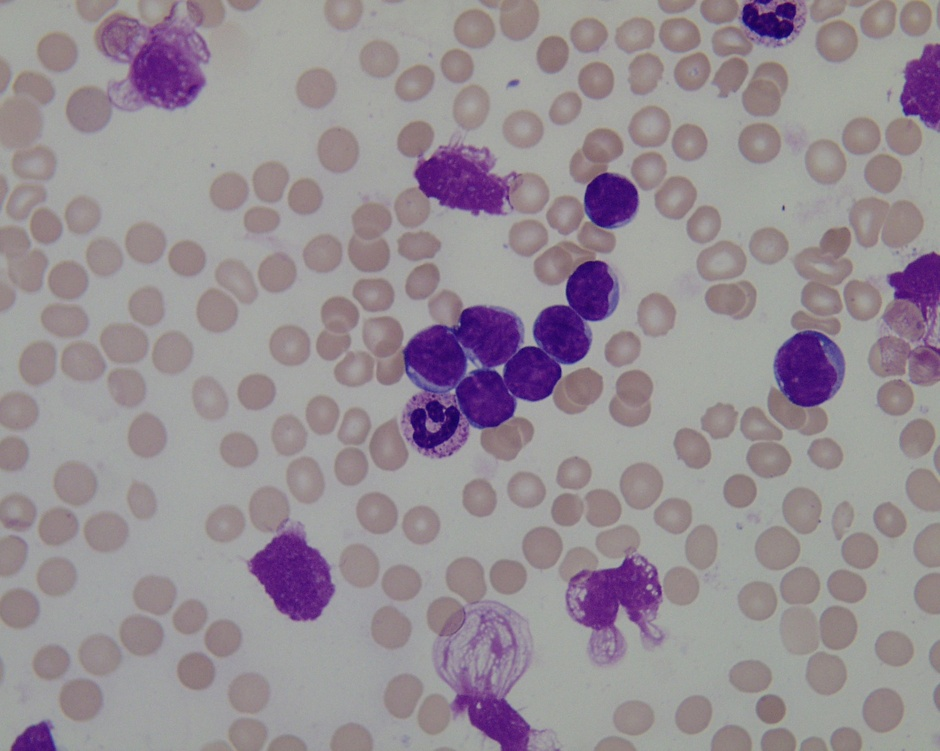
#> input picture img/cancer.jpg, 940 x 751 px, shrunk from 1712 x 1368 before the run
$ python main.py
#> lines starting #> are read from the running program, lines starting #| are printed output that depends on the picture; after the words box and inside, x2 and y2 are one past the last pixel; in counts of white or black regions, pixels touching at a corner belong together
### pre.py
import cv2
import numpy as np
import matplotlib.pyplot as plt

#Input image path here
image_paths = 'img/cancer.jpg'

def load_image_and_convert_grayscale():
    img = cv2.imread(image_paths)
    gray = cv2.cvtColor(img, cv2.COLOR_BGR2GRAY)
    image_array = np.array(gray)

    return image_array

def create_histogram(image_array: np.array) -> np.array:
    h, w = image_array.shape
    histogram = np.zeros(256)

    for pixel in image_array.flatten():
        histogram[pixel] += 1

    return histogram


# [3 lines that do not run on import are left out]
    #plot_histogram(histogram)

### get_umb.py
import numpy as np
import matplotlib.pyplot as plt
from process import *

def show(hst, new):
    plt.bar(np.arange(256), hst, color='gray')
    plt.axvline(new, color='red', linestyle='--', linewidth=2, label=f'Umbral previo: {new:.2f}')
    plt.show()


def divide(gscimage, histogram, delta, limit = 50):
    threshold = np.mean(gscimage)
    count = 0
    while True:
        front = np.where(gscimage > threshold, gscimage, 0)
        back = np.where(gscimage <= threshold, gscimage, 0)
        meanF = np.mean(front[front>0])
        meanB = np.mean(back[back>0])
        newThreshold = (meanF + meanB) / 2

        change_and_save(gscimage, newThreshold)
        show(histogram, newThreshold)
        if abs(newThreshold - threshold) < delta or count >= limit:
            return newThreshold
        threshold = newThreshold
        count += 1


### process.py
import numpy as np
from PIL import Image

def change_and_save(gscimage, threshold, cond = 0):
    image = np.where(gscimage > threshold, 255, 0).astype(np.uint8)
    image = Image.fromarray(image)
    if cond == 1:
        image.save('output.png')
    image.show()


### main.py
from pre import *
from get_umb import *
from process import *

def main():
    #To change image path, refer to pre.py file
    image_array = load_image_and_convert_grayscale()
#> in load_image_and_convert_grayscale, img is the input picture: shape (751, 940, 3); mean B, G, R 148.5, 141.6, 150.4
#> in load_image_and_convert_grayscale, `gray = cv2.cvtColor(img, cv2.COLOR_BGR2GRAY)`:
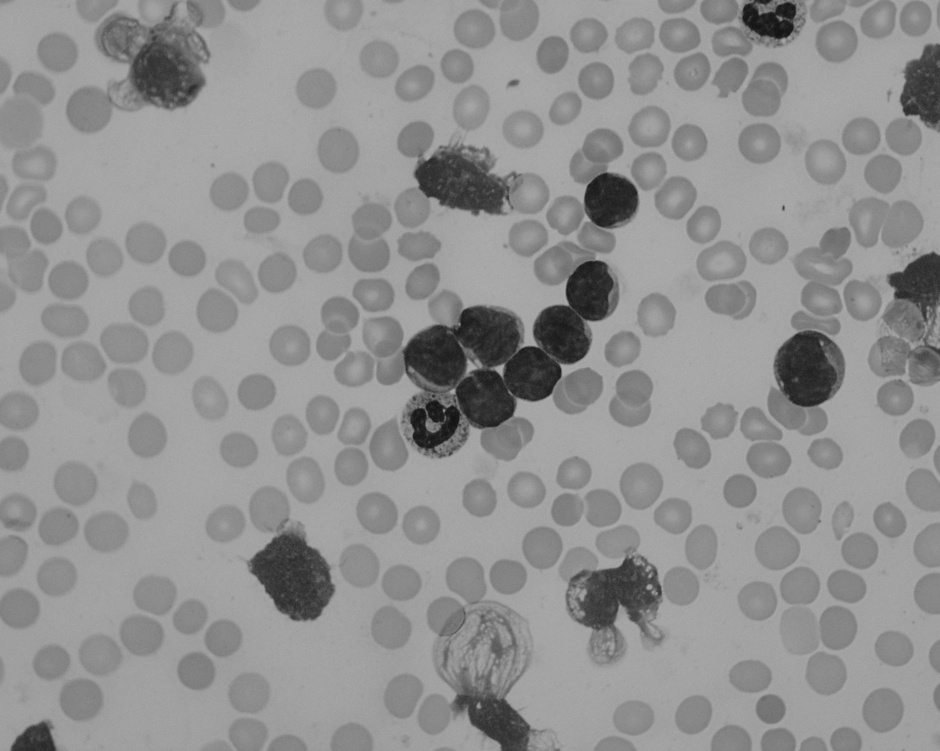
#> gray: shape (751, 940); min 15, max 175, mean 145
    histogram = create_histogram(image_array)
#> the loop in create_histogram, `for pixel in image_array.flatten():` made 705940 passes
#> pixel on passes 1 to 3: 132, 133, 131
#> after the loop in create_histogram, `for pixel in image_array.flatten():`: histogram = 256 values, max 49345 at index 164, min 0 at index 0, mean 2757.6
    umbral = divide(image_array, histogram, 1)
#> in divide, `threshold = np.mean(gscimage)`: threshold = 145
#> the loop in divide, `while True:` made 9 passes
#> (meanF, meanB, newThreshold, threshold) on passes 1 to 8: (161.4, 120.3, 140.8, 140.8), (159.5, 115.9, 137.7, 137.7), (157.9, 110.9, 134.4, 134.4), (156.2, 104.2, 130.2, 130.2), (154.5, 92.91, 123.7, 123.7), (153, 75.73, 114.4, 114.4), (152.3, 65.21, 108.8, 108.8), (152, 61.81, 106.9, 106.9)
#> (meanF, meanB, newThreshold) on pass 9: (152, 60.88, 106.4)
#> pass 1, in divide, `front = np.where(gscimage > threshold, gscimage, 0)`:
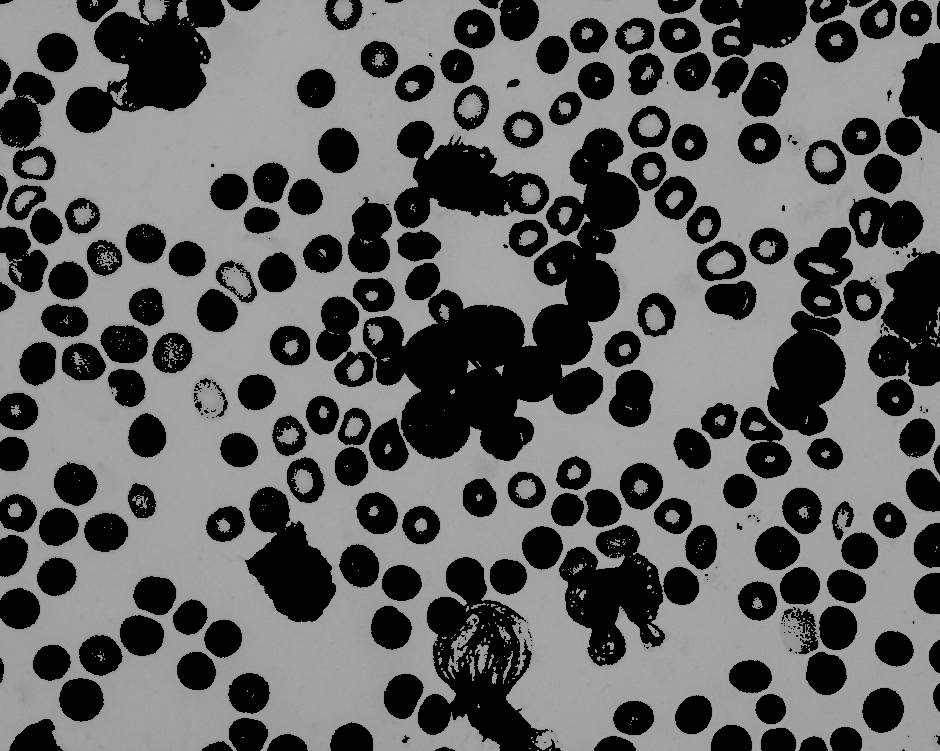
#> front: shape (751, 940); min 0, max 175, mean 97.1
#> pass 1, in divide, `back = np.where(gscimage <= threshold, gscimage, 0)`:
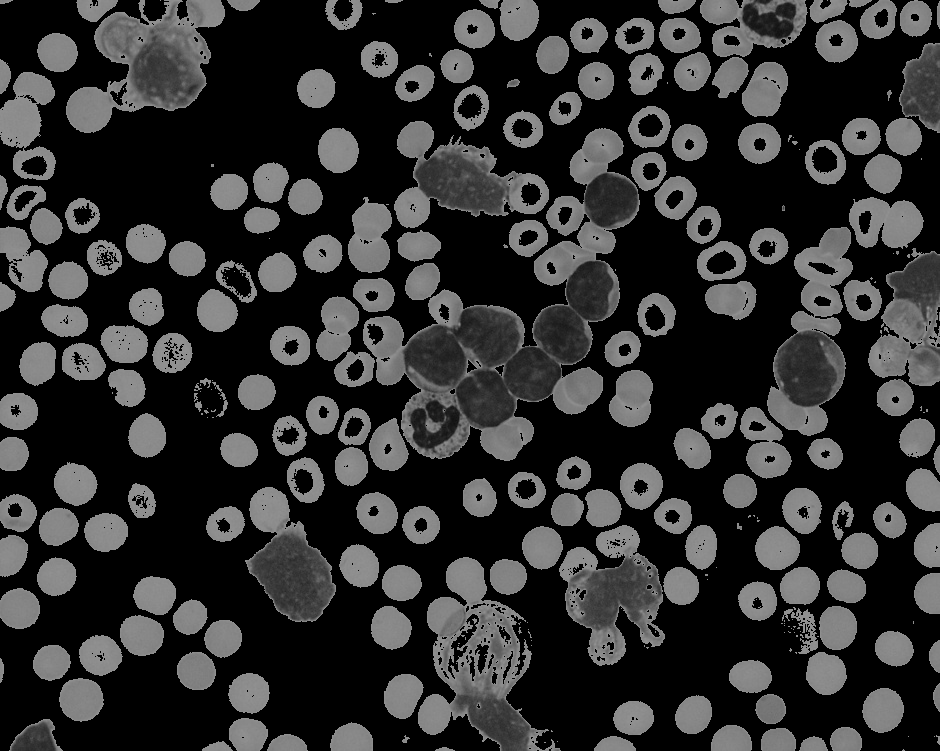
#> back: shape (751, 940); min 0, max 145, mean 47.9
#> pass 1, in change_and_save, `image = np.where(gscimage > threshold, 255, 0).astype(np.uint8)`:
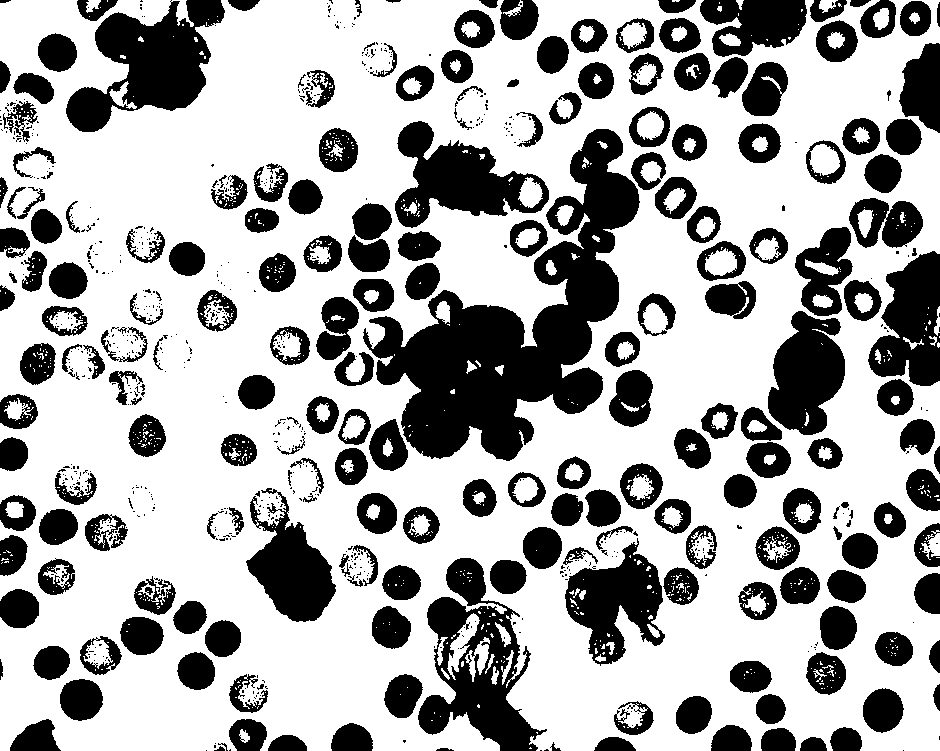
#> image: shape (751, 940); 66.8% white; 787 black regions (566 under 20 px), largest, box (x1, y1, x2, y2) and area: (363, 129, 640, 461) 33802, (418, 558, 547, 751) 10615, (66, 0, 225, 132) 10472
#> pass 1, in show, `plt.show()`:
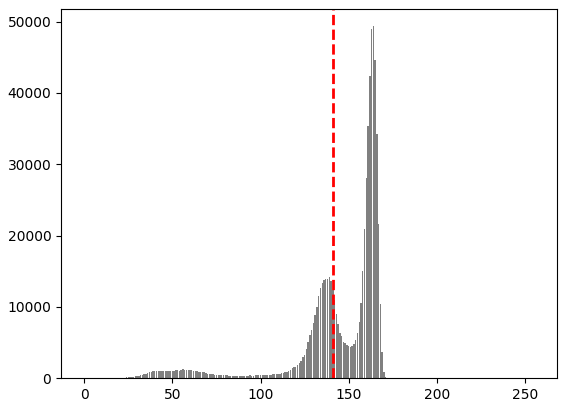
#> figure drawn by matplotlib, 1 panel; tallest bar 49345 high, from x = 163.6 to 164.4
#> pass 2, in divide, `front = np.where(gscimage > threshold, gscimage, 0)`:
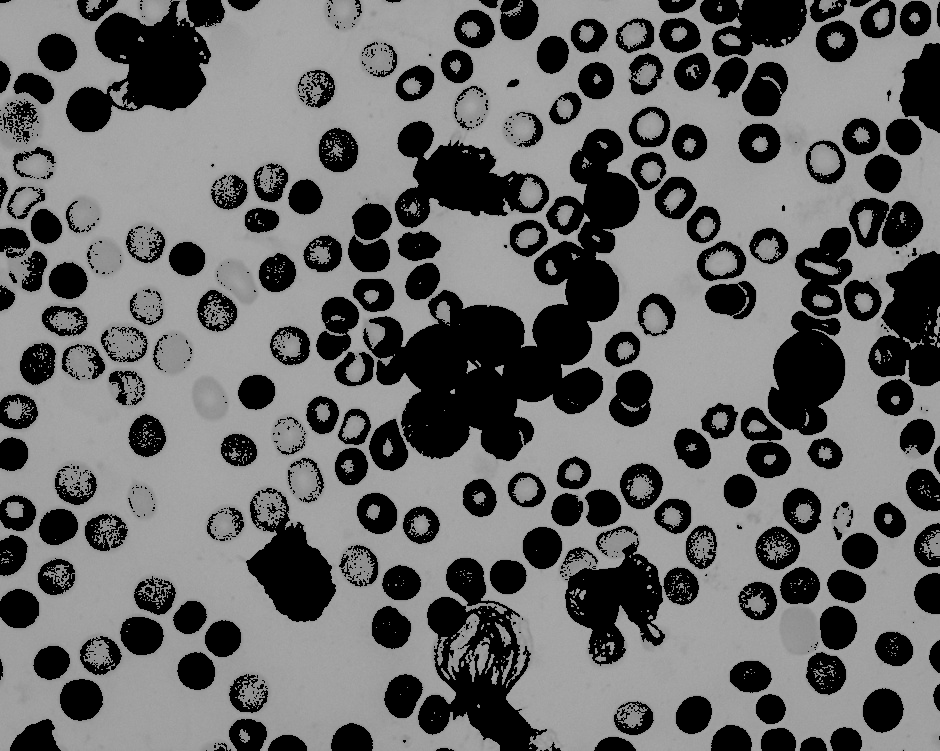
#> front: shape (751, 940); min 0, max 175, mean 106.5
#> after the loop in divide, `while True:`: count = 8
#> umbral = 106.4
    change_and_save(image_array, umbral, 1)
#> in change_and_save (call 10), `image = np.where(gscimage > threshold, 255, 0).astype(np.uint8)`:
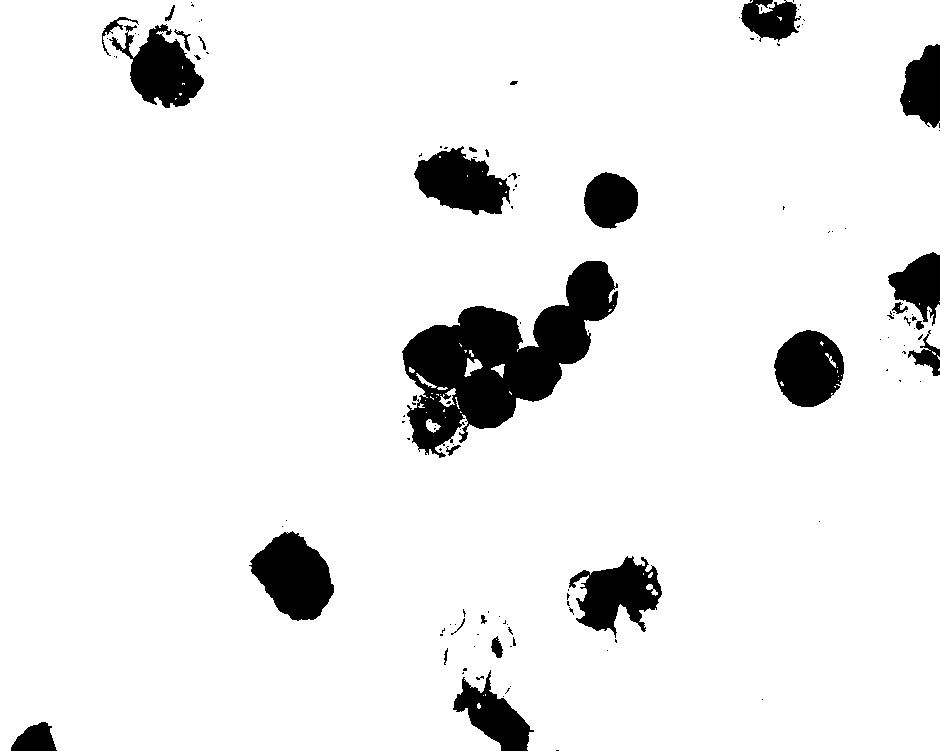
#> image: shape (751, 940); 92.4% white; 126 black regions (98 under 20 px), largest, box (x1, y1, x2, y2) and area: (402, 261, 618, 458) 18394, (249, 531, 334, 621) 4892, (414, 146, 510, 215) 4087


if __name__ == "__main__":
    main()
